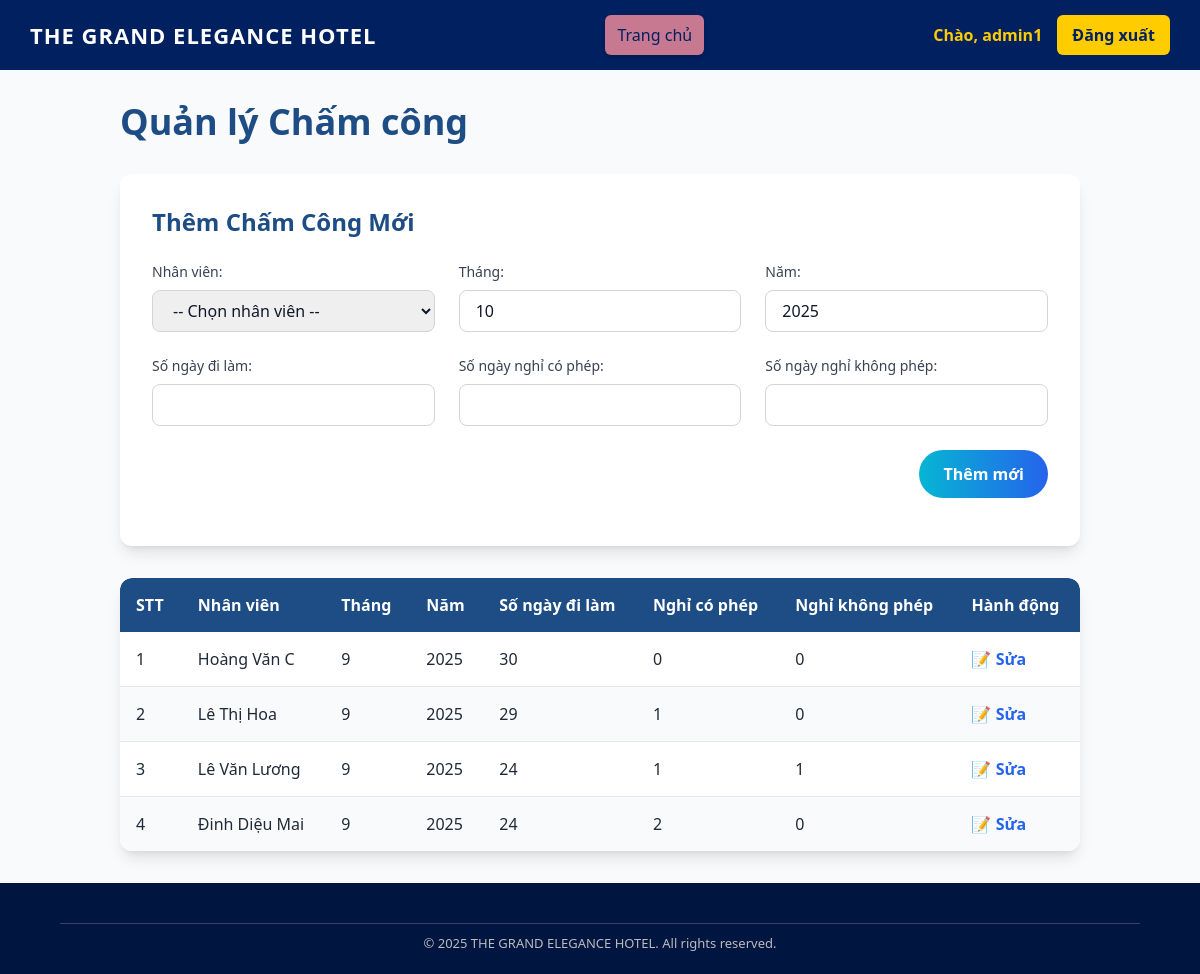
The app's page /admin/public/index.php?controller=Chamcong&action=index (signed in) with its own data.
### tables this page shows
CREATE TABLE `chamcong` (
  `id_chamcong` int(11) NOT NULL,
  `id_nhanvien` int(11) NOT NULL,
  `thang` int(11) NOT NULL,
  `nam` int(11) NOT NULL,
  `so_ngay_di_lam` int(11) DEFAULT 0,
  `so_ngay_nghi_khong_phep` int(11) DEFAULT 0,
  `so_ngay_nghi_co_phep` int(11) DEFAULT 0
);

CREATE TABLE `nhanvien` (
  `id_nhanvien` int(11) NOT NULL,
  `tai_khoan_nhanvien_id` int(11) NOT NULL,
  `ho_ten` varchar(100) NOT NULL,
  `chuc_vu` varchar(50) DEFAULT NULL,
  `luong_co_ban` decimal(15,2) NOT NULL,
  `ngay_vao_lam` date DEFAULT NULL,
  `so_dien_thoai` varchar(15) DEFAULT NULL,
  `email` varchar(100) DEFAULT NULL
);

### admin/controllers/ChamcongController1.php (called while the page is built, shortened)
<?php
require_once __DIR__ . '/../models/Chamcong.php';
class ChamcongController1
{
    public function index()
    {
        $model = new Chamcong();
        $userRole = $_SESSION['user_role'] ?? 'NHANVIEN';
        $isAdmin  = ($userRole === 'ADMIN');
        $chamcongList = $model->getChamcongList();
        require __DIR__ . '/../views/chamcong.php';
    }
}

### admin/config/database.php (called while the page is built)
<?php
class Database {
    private static $host = "localhost";
    private static $db   = "qlykhachsan";
    private static $user = "root";
    private static $pass = "";
    private static $conn = null;
    public static function getConnection() {
        if (self::$conn === null) {
            try {
                self::$conn = new PDO(
                    "mysql:host=" . self::$host . ";dbname=" . self::$db . ";charset=utf8",
                    self::$user,
                    self::$pass
                );
                self::$conn->setAttribute(PDO::ATTR_ERRMODE, PDO::ERRMODE_EXCEPTION);
            } catch (PDOException $e) {
                die("Kết nối thất bại: " . $e->getMessage());
            }
        }
        return self::$conn;
    }
}

### admin/models/Chamcong.php (called while the page is built, shortened)
<?php
require_once __DIR__ . '/../config/database.php';
class Chamcong
{
    private $db;
    public function __construct()
    {
        $this->db = Database::getConnection();
    }
    public function getChamcongList(): array
    {
        $sql = "SELECT cc.*, nv.ho_ten
                FROM chamcong cc
                JOIN nhanvien nv ON cc.id_nhanvien = nv.id_nhanvien
                ORDER BY cc.nam DESC, cc.thang DESC, nv.ho_ten ASC";
        $stmt = $this->db->query($sql);
        return $stmt->fetchAll(PDO::FETCH_ASSOC);
    }
}

### admin/views/chamcong.php (the view, shortened to what this page needs)
<?php
if (!isset($editData)) $editData = null;
@include __DIR__ . '/layouts/header.php';
?>
<!DOCTYPE html>
<html lang="vi">
<head>
    <script src="https://cdn.tailwindcss.com"></script>
</head>
<body class="bg-gray-50 font-sans">
<main class="container mx-auto p-4 sm:p-8">
    <div class="flex flex-col sm:flex-row items-center justify-between mb-8">
        <h2 class="text-3xl sm:text-4xl font-bold text-[var(--primary)] mb-4 sm:mb-0">Quản lý Chấm công</h2>
    </div>
    <?php if ($isAdmin): ?>
    <div class="bg-white rounded-xl shadow-lg p-6 sm:p-8 mb-8">
        <h3 class="text-xl sm:text-2xl font-semibold text-[var(--primary)] mb-6">
            <?= $editData ? 'Chỉnh Sửa Chấm Công' : 'Thêm Chấm Công Mới' ?>
        </h3>
        <form method="post" action="index.php?controller=chamcong&action=index">
            <div class="grid grid-cols-1 md:grid-cols-2 lg:grid-cols-3 gap-6 mb-6">
                <div class="flex flex-col">
                    <label for="id_nhanvien" class="mb-2 text-sm font-medium text-gray-700">Nhân viên:</label>
                    <select id="id_nhanvien" name="id_nhanvien" required
                            class="w-full px-4 py-2 border border-gray-300 rounded-lg">
                        <option value="">-- Chọn nhân viên --</option>
                    </select>
                </div>
                <div class="flex flex-col">
                    <label for="thang" class="mb-2 text-sm font-medium text-gray-700">Tháng:</label>
                    <input type="number" id="thang" name="thang" min="1" max="12" required
                           class="w-full px-4 py-2 border border-gray-300 rounded-lg"
                           value="<?= $editData ? htmlspecialchars($editData['thang']) : date('m') ?>">
                </div>
                <div class="flex flex-col">
                    <label for="nam" class="mb-2 text-sm font-medium text-gray-700">Năm:</label>
                    <input type="number" id="nam" name="nam" min="2000" max="2100" required
                           class="w-full px-4 py-2 border border-gray-300 rounded-lg"
                           value="<?= $editData ? htmlspecialchars($editData['nam']) : date('Y') ?>">
                </div>
                <div class="flex flex-col">
                    <label for="so_ngay_di_lam" class="mb-2 text-sm font-medium text-gray-700">Số ngày đi làm:</label>
                   <input type="number" id="so_ngay_di_lam" name="so_ngay_di_lam" min="0" required
       class="w-full px-4 py-2 border border-gray-300 rounded-lg"
       value="<?= $editData ? htmlspecialchars($editData['so_ngay_di_lam']) : '' ?>">
                </div>
                <div class="flex flex-col">
                    <label for="so_ngay_nghi_co_phep" class="mb-2 text-sm font-medium text-gray-700">Số ngày nghỉ có phép:</label>
                    <input type="number" id="so_ngay_nghi_co_phep" name="so_ngay_nghi_co_phep" min="0" required
                           class="w-full px-4 py-2 border border-gray-300 rounded-lg"
                           value="<?= $editData ? htmlspecialchars($editData['so_ngay_nghi_co_phep']) : '' ?>">
                </div>
                <div class="flex flex-col">
                    <label for="so_ngay_nghi_khong_phep" class="mb-2 text-sm font-medium text-gray-700">Số ngày nghỉ không phép:</label>
                    <input type="number" id="so_ngay_nghi_khong_phep" name="so_ngay_nghi_khong_phep" min="0" required
                           class="w-full px-4 py-2 border border-gray-300 rounded-lg"
                           value="<?= $editData ? htmlspecialchars($editData['so_ngay_nghi_khong_phep']) : '' ?>">
                </div>
            </div>
            <div class="flex items-center justify-end space-x-4 mt-6">
                <button type="submit" name="submit"
        class="px-6 py-3 rounded-full text-white font-semibold
               bg-gradient-to-r from-cyan-500 to-blue-600
               hover:from-cyan-600 hover:to-blue-700 transition">
    <?= $editData ? 'Cập nhật' : 'Thêm mới' ?>
</button>
            </div>
        </form>
    </div>
    <?php endif; ?>
    <div class="bg-white rounded-xl shadow-lg overflow-hidden">
        <div class="overflow-x-auto">
            <table class="w-full table-auto">
                <thead class="bg-[var(--primary)] text-white">
                    <tr>
                        <th class="p-4 font-semibold text-left rounded-tl-xl">STT</th>
                        <th class="p-4 font-semibold text-left">Nhân viên</th>
                        <th class="p-4 font-semibold text-left">Tháng</th>
                        <th class="p-4 font-semibold text-left">Năm</th>
                        <th class="p-4 font-semibold text-left">Số ngày đi làm</th>
                        <th class="p-4 font-semibold text-left">Nghỉ có phép</th>
                        <th class="p-4 font-semibold text-left">Nghỉ không phép</th>
                        <?php if ($isAdmin): ?>
                            <th class="p-4 font-semibold text-left rounded-tr-xl">Hành động</th>
                        <?php endif; ?>
                    </tr>
                </thead>
                <tbody>
                    <?php if (!empty($chamcongList)): ?>
                        <?php $stt = 1; ?>
                        <?php foreach ($chamcongList as $cc): ?>
                            <tr class="border-b last:border-b-0 even:bg-gray-50 hover:bg-[var(--secondary)] transition-colors duration-200">
                                <td class="p-4 text-gray-800"><?= $stt++ ?></td>
                                <td class="p-4 text-gray-800"><?= htmlspecialchars($cc['ho_ten']) ?></td>
                                <td class="p-4 text-gray-800"><?= htmlspecialchars($cc['thang']) ?></td>
                                <td class="p-4 text-gray-800"><?= htmlspecialchars($cc['nam']) ?></td>
                                <td class="p-4 text-gray-800"><?= htmlspecialchars($cc['so_ngay_di_lam']) ?></td>
                                <td class="p-4 text-gray-800"><?= htmlspecialchars($cc['so_ngay_nghi_co_phep']) ?></td>
                                <td class="p-4 text-gray-800"><?= htmlspecialchars($cc['so_ngay_nghi_khong_phep']) ?></td>
                                <?php if ($isAdmin): ?>
                                    <td class="p-4">
                                        <a href="index.php?controller=chamcong&action=index&edit=<?= htmlspecialchars($cc['id_chamcong']) ?>"
   class="text-blue-600 font-semibold hover:text-blue-800 transition">
   📝 Sửa
</a>
                                    </td>
                                <?php endif; ?>
                            </tr>
                        <?php endforeach; ?>
                    <?php else: ?>
                        <tr>
                            <td colspan="<?= $isAdmin ? 8 : 7 ?>" class="p-4 text-center text-gray-500">Chưa có dữ liệu chấm công nào.</td>
                        </tr>
                    <?php endif; ?>
                </tbody>
            </table>
        </div>
    </div>
</main>
<?php @include __DIR__ . '/layouts/footer.php'; ?>
</body>
</html>

### admin/views/layouts/header.php (style rules this page uses)
body { margin: 0; font-family: 'Segoe UI', Tahoma, Geneva, Verdana, sans-serif; }

### admin/views/chamcong.php (style rules this page uses)
:root { --primary: #1d4d84; --secondary: #eaf3fd; }
body { font-family: Inter, sans-serif; background:#f8fafc; color:#0f172a; }

### records on screen
chamcong: id_nhanvien.ho_ten "Hoàng Văn C", thang "9", nam "2025", so_ngay_di_lam "30", so_ngay_nghi_co_phep "0", so_ngay_nghi_khong_phep "0"
chamcong: id_nhanvien.ho_ten "Lê Thị Hoa", thang "9", nam "2025", so_ngay_di_lam "29", so_ngay_nghi_co_phep "1", so_ngay_nghi_khong_phep "0"
chamcong: id_nhanvien.ho_ten "Lê Văn Lương", thang "9", nam "2025", so_ngay_di_lam "24", so_ngay_nghi_co_phep "1", so_ngay_nghi_khong_phep "1"
chamcong: id_nhanvien.ho_ten "Đinh Diệu Mai", thang "9", nam "2025", so_ngay_di_lam "24", so_ngay_nghi_co_phep "2", so_ngay_nghi_khong_phep "0"

### other values on screen
$_SESSION['user_name'] "admin1"
